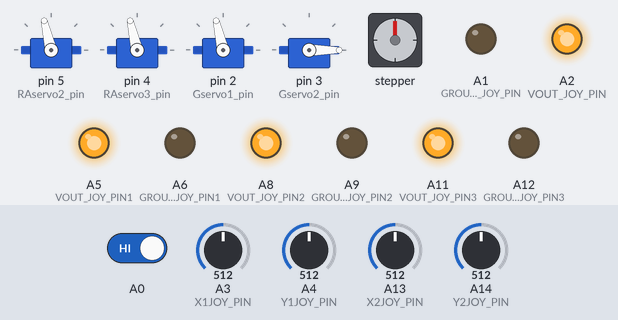
The sketch below on a simulated Arduino Mega 2560, built with avr-gcc and run on an emulated ATmega2560. Parts: 4 × servo, stepper motor, output pins drawn as LEDs (lit = HIGH). Inputs (shaded band) come from the test bench; at power-on: A14 (Y2JOY_PIN) = 512, A3 (X1JOY_PIN) = 512, A4 (Y1JOY_PIN) = 512, A13 (X2JOY_PIN) = 512, A0 HIGH. Stepper angles assume 400 steps per turn.

Above: at 1.2 s.
1.3 s: A14 (Y2JOY_PIN) set to 591
2.8 s: A14 (Y2JOY_PIN) set to 612
At 3.66 s:
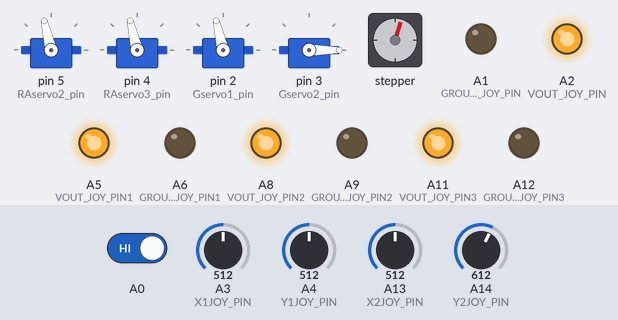
5.8 s: A3 (X1JOY_PIN) set to 390
At 6.08 s:
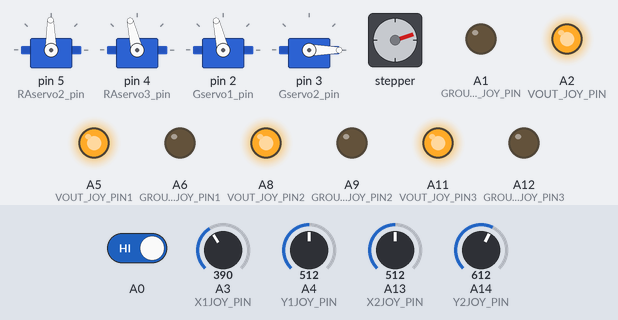
8.8 s: A4 (Y1JOY_PIN) set to 390
At 9.3 s:
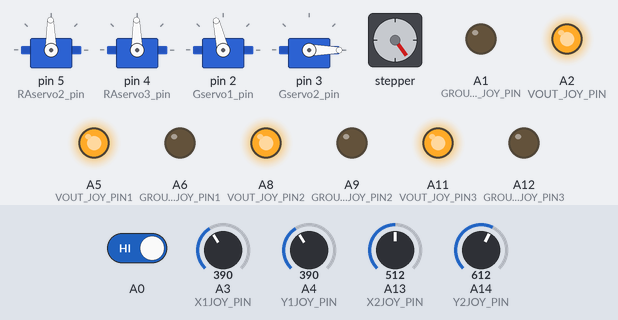
11.8 s: A13 (X2JOY_PIN) set to 390
At 12.12 s:
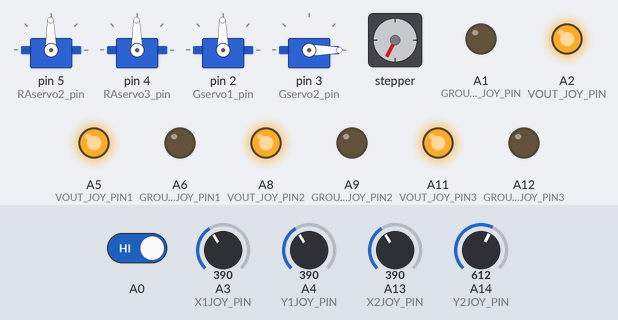
14.8 s: A0 driven LOW
At 15.36 s:
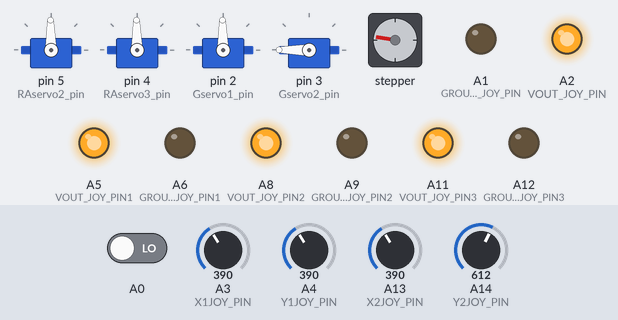
Timing chart, 0 to 21.4 s (numbered marks = the images above; inputs shaded):
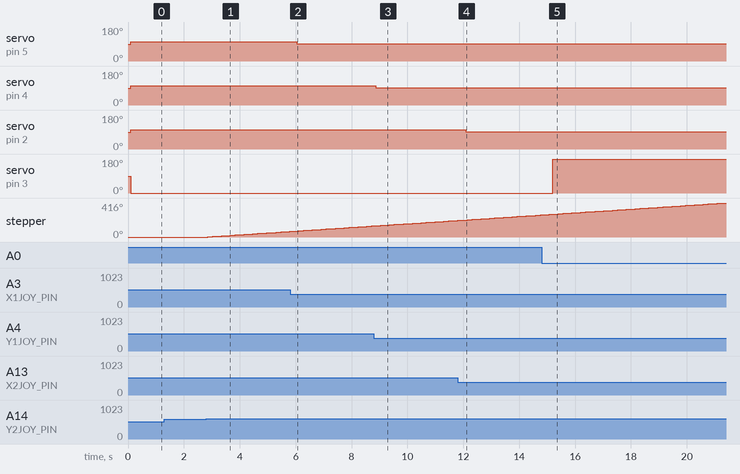

The sketch:

Mancode.ino
```cpp
#include <Servo.h>
#include <Stepper.h>
#define GROUND_JOY_PIN3 A12            //joystick ground pin will connect to Arduino analog pin A12
#define VOUT_JOY_PIN3 A11              //joystick +5 V pin will connect to Arduino analog pin A11
#define Y2JOY_PIN A14                  //X axis reading from joystick4 will go into analog pin A14
#define GROUND_JOY_PIN2 A9            //joystick ground pin will connect to Arduino analog pin A9
#define VOUT_JOY_PIN2 A8              //joystick +5 V pin will connect to Arduino analog pin A8
#define X2JOY_PIN A13                  //X axis reading from joystick3 will go into analog pin A13
#define GROUND_JOY_PIN1 A6            //joystick ground pin will connect to Arduino analog pin A6
#define VOUT_JOY_PIN1 A5              //joystick +5 V pin will connect to Arduino analog pin A5
#define Y1JOY_PIN A4                  //X axis reading from joystick2 will go into analog pin A4
#define GROUND_JOY_PIN A1            //joystick ground pin will connect to Arduino analog pin A3
#define VOUT_JOY_PIN A2              //joystick +5 V pin will connect to Arduino analog pin A2
#define X1JOY_PIN A3                  //X axis reading from joystick will go into analog pin A1
#define STEPS 400

int potState = 0;
Stepper Ra1Stepper (STEPS, 22,6,7,8);

Servo RAservo2;
Servo RAservo3;
Servo Gservo1;
Servo Gservo2;

int RAservo2_pin = 5;
int RAservo3_pin = 4;
int Gservo1_pin = 2;
int Gservo2_pin = 3;

int initial_position2 = 90;
int initial_position3 = 90;
int initial_positionG = 90;
int initial_positionG2 = 90;

void setup() {

 Serial.begin(9600);
 pinMode(VOUT_JOY_PIN, OUTPUT);    //pin A3 shall be used as output
 pinMode(GROUND_JOY_PIN, OUTPUT);  //pin A2 shall be used as output
 digitalWrite(VOUT_JOY_PIN, HIGH); //set pin A3 to high (+5V)
 digitalWrite(GROUND_JOY_PIN,LOW); //set pin A3 to low (ground)

pinMode(VOUT_JOY_PIN1, OUTPUT);    //pin A3 shall be used as output
 pinMode(GROUND_JOY_PIN1, OUTPUT);  //pin A2 shall be used as output
 digitalWrite(VOUT_JOY_PIN1, HIGH); //set pin A3 to high (+5V)
 digitalWrite(GROUND_JOY_PIN1,LOW); //set pin A3 to low (ground)

 pinMode(VOUT_JOY_PIN2, OUTPUT);    //pin A3 shall be used as output
 pinMode(GROUND_JOY_PIN2, OUTPUT);  //pin A2 shall be used as output
 digitalWrite(VOUT_JOY_PIN2, HIGH); //set pin A3 to high (+5V)
 digitalWrite(GROUND_JOY_PIN2,LOW); //set pin A3 to low (ground)

 pinMode(VOUT_JOY_PIN3, OUTPUT);    //pin A3 shall be used as output
 pinMode(GROUND_JOY_PIN3, OUTPUT);  //pin A2 shall be used as output
 digitalWrite(VOUT_JOY_PIN3, HIGH); //set pin A3 to high (+5V)
 digitalWrite(GROUND_JOY_PIN3,LOW); //set pin A3 to low (ground)

RAservo2.attach (RAservo2_pin ) ;
RAservo3.attach (RAservo3_pin ) ;
Gservo1.attach (Gservo1_pin ) ;
Gservo2.attach (Gservo2_pin ) ;

RAservo2.write (initial_position2);
RAservo3.write (initial_position3);
Gservo1.write (initial_positionG);
Gservo2.write (initial_positionG2);

pinMode(A0,INPUT);

}

void loop()
{
 delay(100);
                                  //      this whole section controls the servos with three axese of the joysticks
 int joystickXVal = analogRead(X1JOY_PIN) ;  //read joystick input on pin A3
 RAservo2.write((joystickXVal+520)/10);      //write the calculated value to the servo

 int joystickXVal2 = analogRead(Y1JOY_PIN) ;  //read joystick input on pin A4
 RAservo3.write((joystickXVal2+520)/10);      //write the calculated value to the servo

 int joystickXVal3 = analogRead(X2JOY_PIN) ;  //read joystick input on pin A13
 Gservo1.write((joystickXVal3+520)/10);      //write the calculated value to the servo

                                //      this whole section controls the Stepper with one axese of the joysticks
int potState = analogRead(Y2JOY_PIN); //reads the values from the potentiometers
  Ra1Stepper.setSpeed(5);


  if (potState > 600){  //all code below controls movement of stepper
    Ra1Stepper.step(10);
  }

  if (potState < 400){
    Ra1Stepper.step(-10);
  }

                                     //      this whole section controls the Actuator Servo

 if(digitalRead(A0)==LOW){
    Gservo2.write(180);
  }
  else
  {
    Gservo2.write(0);
  }

}
```

Measured:
- the behaviour switches between 600 and 601 on A14 (Y2JOY_PIN) (found by bisection; images 0 and 1)
- after the input at 1.3 s, every drawn part: stays the same
- after the input at 2.8 s, stepper: keeps turning clockwise at about 23°/s, starting after 0.06 s
- after the input at 5.8 s, servo on pin 5 (RAservo2_pin): 103° → 91° after 0.24 s
- after the input at 8.8 s, servo on pin 4 (RAservo3_pin): 103° → 91° after 0.06 s
- after the input at 11.8 s, servo on pin 2 (Gservo1_pin): 103° → 91° after 0.28 s
- after the input at 14.8 s, servo on pin 3 (Gservo2_pin): 0° → 180° after 0.40 s
